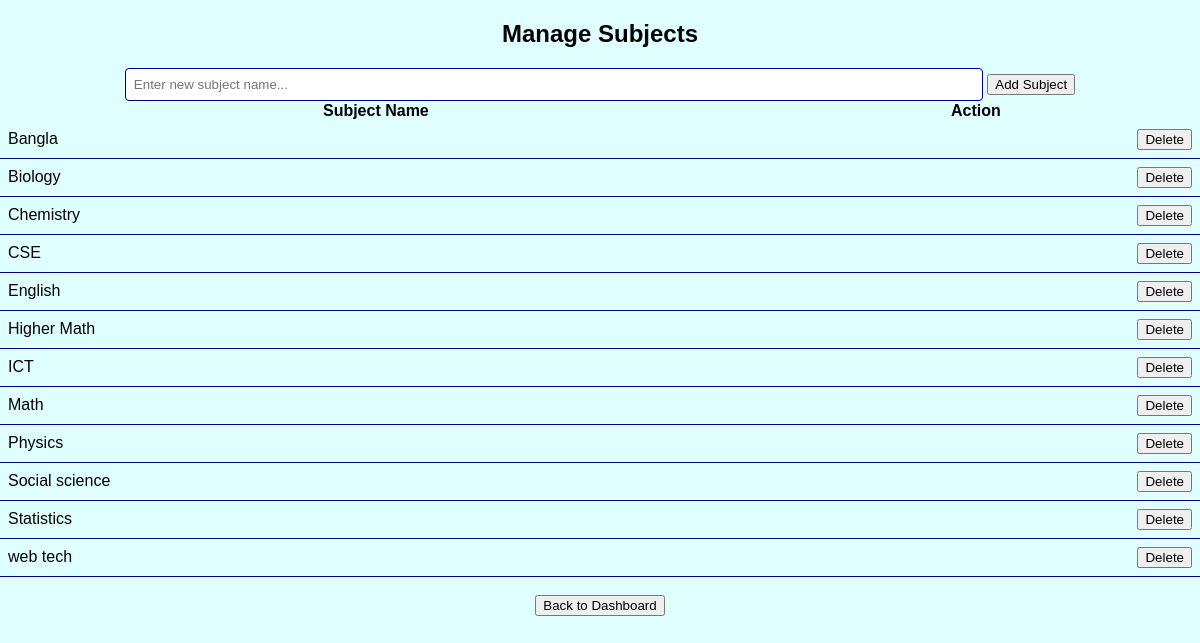
The app's page /View/vw_admin/v_manage_subjects.php (signed in) with its own data.
### tables this page shows
CREATE TABLE `subjects` (
  `id` int(11) NOT NULL,
  `subject_name` varchar(100) NOT NULL
);

### Model/m_admin.php (called while the page is built, shortened)
<?php
function getAllSubjects() {
    $conn = dbConnect();
    $sql = "SELECT * FROM subjects ORDER BY subject_name ASC";
    $result = mysqli_query($conn, $sql);
    $subjects = [];
    while($row = mysqli_fetch_assoc($result)) {
        $subjects[] = $row;
    }
    return $subjects;
}
?>

### View/vw_admin/v_manage_subjects.php (the view, shortened to what this page needs)
<?php
require_once("../../Model/m_admin.php");
$subjects = getAllSubjects();
?>
<!DOCTYPE html>
<html>
<head>
    <link rel="stylesheet" href="v_admin_style.css">
</head>
<body>
    <h2>Manage Subjects</h2>
    <div class="subject-form">
        <form action="../../Controller/c_admin.php" method="POST">
            <input type="text" name="subject_name" class="input-box" placeholder="Enter new subject name..." required>
            <button type="submit" name="add_subject" class="btn-add">Add Subject</button>
        </form>
    </div>
    <table>
        <thead>
            <tr>
                <th>Subject Name</th>
                <th>Action</th>
            </tr>
        </thead>
        <tbody>
            <?php if (count($subjects) > 0): ?>
                <?php foreach ($subjects as $sub): ?>
                <tr>
                    <td><?php echo $sub['subject_name']; ?></td>
                    <td>
                        <form action="../../Controller/c_admin.php" method="POST" onsubmit="return confirm('Are you sure you want to delete this subject?');">
                            <button type="submit" name="delete_subject" class="btn-delete">Delete</button>
                        </form>
                    </td>
                </tr>
                <?php endforeach; ?>
            <?php else: ?>
                <tr><td colspan="2">No subjects found. Add one above!</td></tr>
            <?php endif; ?>
        </tbody>
    </table>
    <br>
    <div style="text-align:center;">
        <button onclick="location.href='v_admin_home.php'">Back to Dashboard</button>
    </div>
</body>
</html>

### View/vw_admin/v_admin_style.css (style rules this page uses)
body { background-color: lightcyan; margin: 0; font-family: sans-serif; display: flex; flex-direction: column; min-height: 100vh; text-align: center; }
input[type="text"] { padding: 8px; width: 70%; border: 1px solid darkblue; border-radius: 4px; }
table { width: 100%; border-collapse: collapse; }
td { padding: 8px; border-bottom: 1px solid darkblue; text-align: left; }
td:last-child { text-align: right; }

### records on screen
subjects: subject_name "Bangla"
subjects: subject_name "Biology"
subjects: subject_name "Chemistry"
subjects: subject_name "CSE"
subjects: subject_name "English"
subjects: subject_name "Higher Math"
subjects: subject_name "ICT"
subjects: subject_name "Math"
subjects: subject_name "Physics"
subjects: subject_name "Social science"
subjects: subject_name "Statistics"
subjects: subject_name "web tech"
